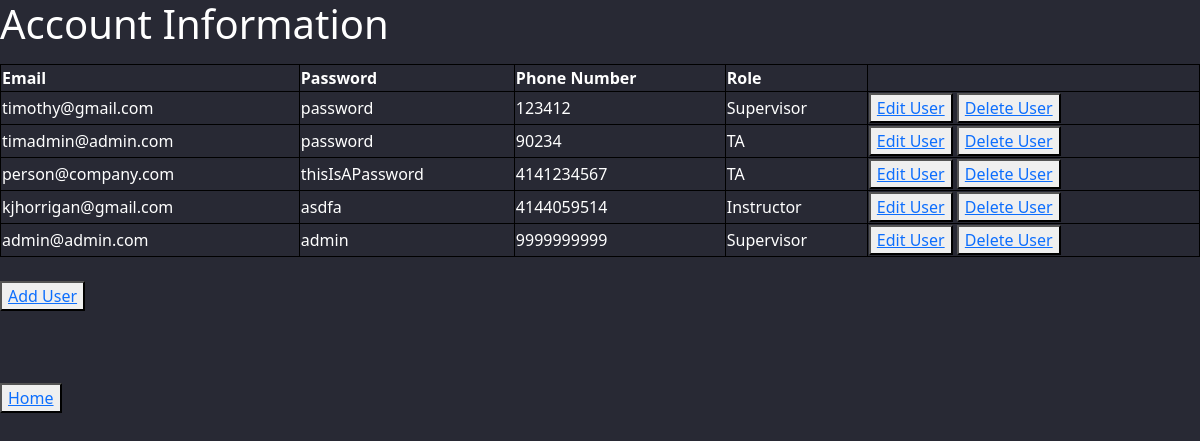
/users/, run on the app's committed database.
### Management/models.py (models this page shows, shortened)
class User(models.Model):
    email = models.CharField(max_length=20, primary_key=True)
    lName = models.CharField(max_length=30, null=True, default=False)
    fName = models.CharField(max_length=30, null=True, default=False)
    password = models.CharField(max_length=20)
    phone = models.CharField(max_length=15)
    role = models.PositiveSmallIntegerField(
        choices=(
            (1, "Supervisor"),
            (2, "Instructor"),
            (3, "TA")
        ))
    def getRole(self):
        role = self.role
        if role == 1:
            return "Supervisor"
        elif role == 2:
            return "Instructor"
        elif role == 3:
            return "TA"
        return

### Management/views.py (the view)
# urls.py: path('users/', users.as_view(), name='users'),
class users(View):
    def get(self, request):
        users = User.objects.all()
        context = {'users': users}
        return render(request, "main/Account/accountEdit.html", context)

### templates/main/Account/accountEdit.html (shortened to what this page needs)
{% extends 'base.html' %}
    {% load crispy_forms_tags %}
    {% load crispy_forms_filters %}
{% block content %}
<h1>Account Information</h1>
<table style="width:100%">
  <tr>
      <th>Email</th>
      <th>Password</th>
    <th>Phone Number</th>
    <th>Role</th>
  </tr>
  {% for user in users %}
  <tr>
    <td>{{ user.email }}</td>
      <td>{{ user.password }}</td>
    <td>{{ user.phone }}</td>
    <td>{{ user.getRole}}</td>
    <td>
        <button type="button"><a href="{% url 'userEdit' user.email%}">Edit User</a></button>
        <button type="button"><a href="{% url 'userDelete' user.email %}">Delete User</a></button>
    </td>
  </tr>
  {% endfor %}
</table> <br>
     <button type="button"><a href="{% url 'userAdd' %}">Add User</a></button> <br> <br>
    <br><br><button type="Home"><a href="{% url 'mainHome' %}">Home</a></button>
{% endblock content %}

### static/css/style.css (style rules this page uses)
body { background-color: #282934; color: white; }

### templates/base.html (style rules this page uses)
body { background-color: #282934; color: white !important; }

### templates/main/Account/accountEdit.html (style rules this page uses)
table, th, td { border:1px solid black; }

### data on the page
User: email "timothy@gmail.com", password "password", phone "123412", getRole "Supervisor"
User: email "timadmin@admin.com", password "password", phone "90234", getRole "TA"
User: email "person@company.com", password "thisIsAPassword", phone "4141234567", getRole "TA"
User: email "kjhorrigan@gmail.com", password "asdfa", phone "4144059514", getRole "Instructor"
User: email "admin@admin.com", password "admin", phone "9999999999", getRole "Supervisor"
